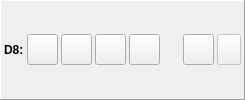
     <widget class="QFrame" name="horizontalFrame_8">
      <property name="sizePolicy">
       <sizepolicy hsizetype="Expanding" vsizetype="Fixed">
        <horstretch>0</horstretch>
        <verstretch>0</verstretch>
       </sizepolicy>
      </property>
      <property name="contextMenuPolicy">
       <enum>Qt::ActionsContextMenu</enum>
      </property>
      <property name="autoFillBackground">
       <bool>false</bool>
      </property>
      <property name="frameShape">
       <enum>QFrame::Panel</enum>
      </property>
      <property name="frameShadow">
       <enum>QFrame::Raised</enum>
      </property>
      <layout class="QHBoxLayout" name="horizontalLayout_8">
       <property name="spacing">
        <number>3</number>
       </property>
       <property name="margin">
        <number>3</number>
       </property>
       <item>
        <widget class="QLabel" name="label_22">
         <property name="sizePolicy">
          <sizepolicy hsizetype="Fixed" vsizetype="Fixed">
           <horstretch>0</horstretch>
           <verstretch>0</verstretch>
          </sizepolicy>
         </property>
         <property name="font">
          <font>
           <weight>75</weight>
           <bold>true</bold>
          </font>
         </property>
         <property name="text">
          <string>D8:</string>
         </property>
         <property name="margin">
          <number>5</number>
         </property>
        </widget>
       </item>
       <item>
        <widget class="QToolButton" name="buttonMountDisk_8">
         <property name="minimumSize">
          <size>
           <width>31</width>
           <height>31</height>
          </size>
         </property>
         <property name="maximumSize">
          <size>
           <width>31</width>
           <height>31</height>
          </size>
         </property>
        </widget>
       </item>
       <item>
        <widget class="QToolButton" name="buttonMountFolder_8">
         <property name="minimumSize">
          <size>
           <width>31</width>
           <height>31</height>
          </size>
         </property>
         <property name="maximumSize">
          <size>
           <width>31</width>
           <height>31</height>
          </size>
         </property>
        </widget>
       </item>
       <item>
        <widget class="QToolButton" name="buttonEject_8">
         <property name="minimumSize">
          <size>
           <width>31</width>
           <height>31</height>
          </size>
         </property>
         <property name="maximumSize">
          <size>
           <width>31</width>
           <height>31</height>
          </size>
         </property>
        </widget>
       </item>
       <item>
        <widget class="QToolButton" name="buttonEditDisk_8">
         <property name="minimumSize">
          <size>
           <width>31</width>
           <height>31</height>
          </size>
         </property>
         <property name="maximumSize">
          <size>
           <width>31</width>
           <height>31</height>
          </size>
         </property>
         <property name="checkable">
          <bool>false</bool>
         </property>
        </widget>
       </item>
       <item>
        <layout class="QVBoxLayout" name="verticalLayout_8">
         <property name="spacing">
          <number>0</number>
         </property>
         <property name="leftMargin">
          <number>5</number>
         </property>
         <property name="rightMargin">
          <number>5</number>
         </property>
         <item>
          <widget class="QLabel" name="labelFileName_8">
           <property name="sizePolicy">
            <sizepolicy hsizetype="Ignored" vsizetype="Fixed">
             <horstretch>0</horstretch>
             <verstretch>0</verstretch>
            </sizepolicy>
           </property>
           <property name="autoFillBackground">
            <bool>false</bool>
           </property>
           <property name="text">
            <string/>
           </property>
           <property name="textFormat">
            <enum>Qt::PlainText</enum>
           </property>
           <property name="wordWrap">
            <bool>false</bool>
           </property>
          </widget>
         </item>
         <item>
          <widget class="QLabel" name="labelImageProperties_8">
           <property name="sizePolicy">
            <sizepolicy hsizetype="Preferred" vsizetype="Fixed">
             <horstretch>0</horstretch>
             <verstretch>0</verstretch>
            </sizepolicy>
           </property>
           <property name="palette">
            <palette>
             <active>
              <colorrole role="WindowText">
               <brush brushstyle="SolidPattern">
                <color alpha="255">
                 <red>128</red>
                 <green>128</green>
                 <blue>128</blue>
                </color>
               </brush>
              </colorrole>
              <colorrole role="Mid">
               <brush brushstyle="SolidPattern">
                <color alpha="255">
                 <red>157</red>
                 <green>155</green>
                 <blue>144</blue>
                </color>
               </brush>
              </colorrole>
             </active>
             <inactive>
              <colorrole role="WindowText">
               <brush brushstyle="SolidPattern">
                <color alpha="255">
                 <red>128</red>
                 <green>128</green>
                 <blue>128</blue>
                </color>
               </brush>
              </colorrole>
              <colorrole role="Mid">
               <brush brushstyle="SolidPattern">
                <color alpha="255">
                 <red>157</red>
                 <green>155</green>
                 <blue>144</blue>
                </color>
               </brush>
              </colorrole>
             </inactive>
             <disabled>
              <colorrole role="WindowText">
               <brush brushstyle="SolidPattern">
                <color alpha="255">
                 <red>118</red>
                 <green>116</green>
                 <blue>108</blue>
                </color>
               </brush>
              </colorrole>
              <colorrole role="Mid">
               <brush brushstyle="SolidPattern">
                <color alpha="255">
                 <red>157</red>
                 <green>155</green>
                 <blue>144</blue>
                </color>
               </brush>
              </colorrole>
             </disabled>
            </palette>
           </property>
           <property name="textFormat">
            <enum>Qt::PlainText</enum>
           </property>
           <property name="alignment">
            <set>Qt::AlignRight|Qt::AlignTrailing|Qt::AlignVCenter</set>
           </property>
           <property name="wordWrap">
            <bool>false</bool>
           </property>
          </widget>
         </item>
        </layout>
       </item>
       <item>
        <widget class="QToolButton" name="buttonSave_8">
         <property name="minimumSize">
          <size>
           <width>31</width>
           <height>31</height>
          </size>
         </property>
         <property name="maximumSize">
          <size>
           <width>31</width>
           <height>31</height>
          </size>
         </property>
         <property name="checkable">
          <bool>true</bool>
         </property>
        </widget>
       </item>
       <item>
        <widget class="QToolButton" name="autoSave_8">
         <property name="enabled">
          <bool>false</bool>
         </property>
         <property name="maximumSize">
          <size>
           <width>31</width>
           <height>31</height>
          </size>
         </property>
         <property name="text">
          <string/>
         </property>
         <property name="checkable">
          <bool>false</bool>
         </property>
        </widget>
       </item>
      </layout>
     </widget>
